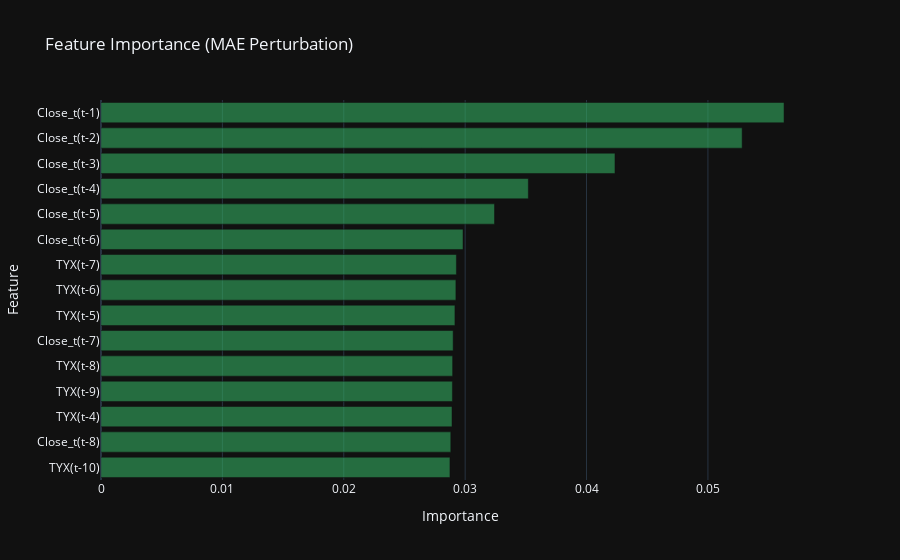

Notebook cell for this chart:
### Code cell
fig = px.bar(
    results_df.query('Importance >= @baseline_mae').iloc[-15:,:], 
    y='Feature', 
    x='Importance', 
    orientation='h', 
    template='plotly_dark',
    title='Feature Importance (MAE Perturbation)'
    )
fig.update_traces(marker_color='rgba(50, 171, 96, 0.6)')
fig.show()

### Figure 1 — Plotly figure (JSON) as saved in the notebook; plotly's stock layout.template omitted (floating-point values rounded to 4 significant figures)
{"data": [{"alignmentgroup": "True", "hovertemplate": "Importance=%{x}<br>Feature=%{y}<extra></extra>", "legendgroup": "", "marker": {"color": "rgba(50, 171, 96, 0.6)", "pattern": {"shape": ""}}, "name": "", "offsetgroup": "", "orientation": "h", "showlegend": false, "textposition": "auto", "type": "bar", "x": [0.02875, 0.02882, 0.02892, 0.02895, 0.02897, 0.02901, 0.02916, 0.02924, 0.02928, 0.02982, 0.03242, 0.03521, 0.04234, 0.05282, 0.05627], "xaxis": "x", "y": ["TYX(t-10)", "Close_t(t-8)", "TYX(t-4)", "TYX(t-9)", "TYX(t-8)", "Close_t(t-7)", "TYX(t-5)", "TYX(t-6)", "TYX(t-7)", "Close_t(t-6)", "Close_t(t-5)", "Close_t(t-4)", "Close_t(t-3)", "Close_t(t-2)", "Close_t(t-1)"], "yaxis": "y"}], "layout": {"barmode": "relative", "legend": {"tracegroupgap": 0}, "title": {"text": "Feature Importance (MAE Perturbation)"}, "xaxis": {"anchor": "y", "domain": [0, 1], "title": {"text": "Importance"}}, "yaxis": {"anchor": "x", "domain": [0, 1], "title": {"text": "Feature"}}}}
